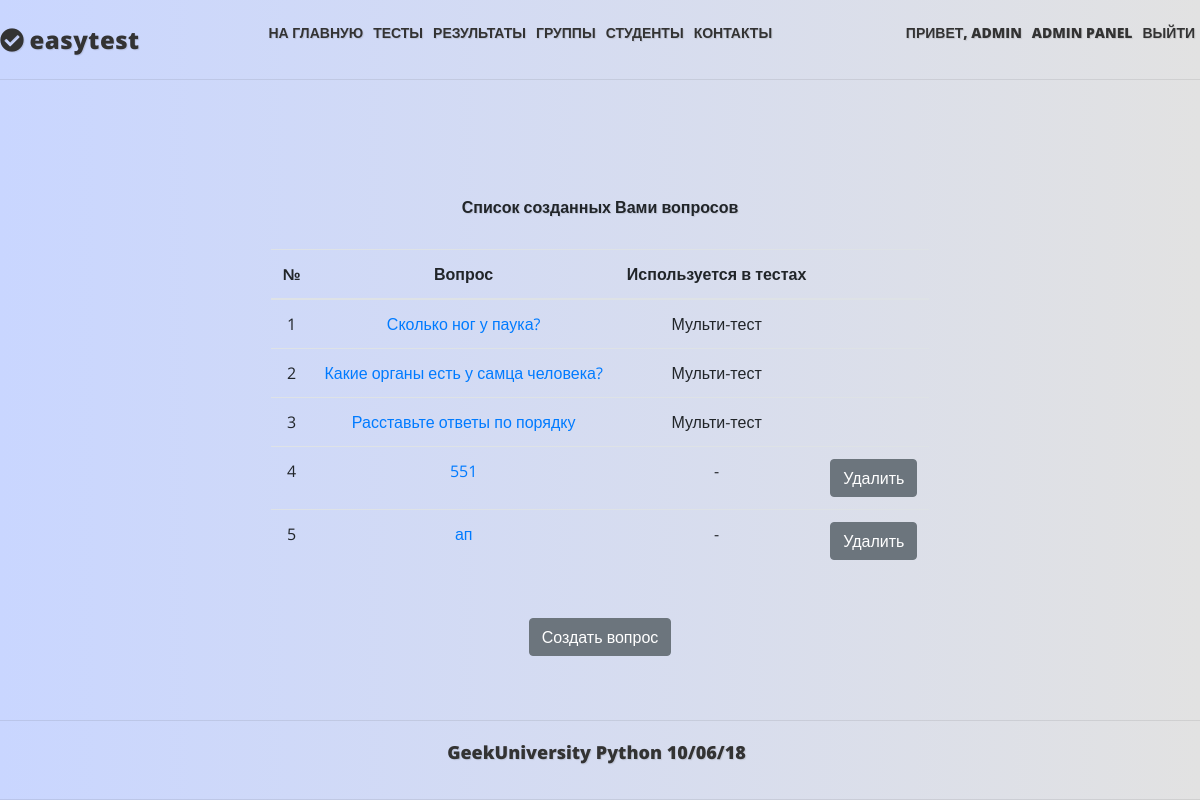
Before: /question/staff/ (signed in) with the older database file.
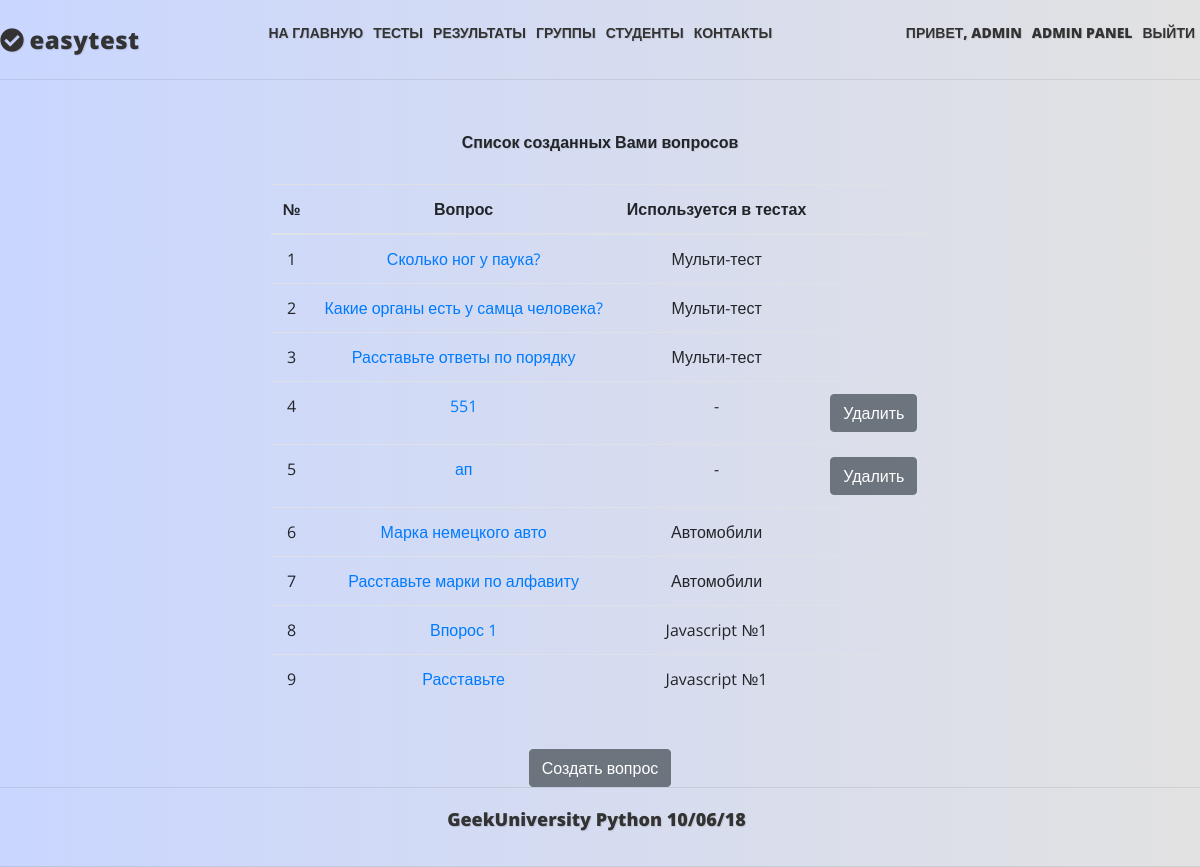
After: the same page with the newer database file.
### mainapp/models.py (models this page shows, shortened)
class Core(models.Model):
    title = models.CharField(_('title'), max_length=250, blank=True)
    description = models.TextField(_('description'), blank=True)
    sort = models.IntegerField(_('sort'), default=0, null=True, blank=True)
    active = models.BooleanField(_('active'), default=True)
    deleted = models.BooleanField(_('deleted'), default=False)
    all_objects = models.Manager()
    objects = CoreManager()
    class Meta:
        abstract = True

class Question(Core):
    class Meta:
        verbose_name = _('Вопрос')
        verbose_name_plural = _('Вопросы')
    owner = models.ForeignKey(User, null=False, blank=True, related_name='questions', on_delete=models.PROTECT)
    objects = QuestionManager()
    QUESTION_TYPE = (
        ('select', 'Выбор правильного(-ых) ответа(-ов)'),
        ('sort', 'Ответы по порядку'),
        )
    q_type = models.CharField(_('question type'), max_length=10, choices=QUESTION_TYPE, default='select')
    def get_related_tests(self):
        return f"{('; ').join([i.title for i in self.tests.all()])}" or "-"

class Test(Core):
    class Meta:
        verbose_name = _('Тест')
        verbose_name_plural = _('Тесты')
    owner = models.ForeignKey(User, null=False, blank=True, related_name='tests', on_delete=models.PROTECT)
    category = models.ForeignKey(TestCategory, null=True, blank=True, on_delete=models.SET_NULL)
    keywords = models.ManyToManyField(Keyword, blank=True, related_name='tests')
    questions = models.ManyToManyField(Question, blank=True, related_name='tests')
    max_questions = models.PositiveIntegerField(_('Count questions'), default=1, blank=True)
    required_correct_answers = models.PositiveIntegerField(_('Required correct answers'), default=0, blank=True)
    time = models.TimeField(_('Max time for test'), default=datetime.time(0, 30), blank=True)
    objects = TestManager()
    TEST_TYPE_CHOICES = (
        ('th', 'teaching'),  # с цифрами (под индексом 0 в кортежах) форма создания теста не проходила, изменил на строку
        ('ex', 'exam'),
        )
    test_type = models.CharField(max_length=2, choices=TEST_TYPE_CHOICES, default='th')
    """ типы тестов - учебный и экзаменационный(на время и оценку) - это реализуем позже.
    Необходимо будет также добавить время на прохождение теста, проценты правильных ответов для разных оценок."""

### mainapp/views.py (the view)
# urls.py: path('question/staff/', mainapp.StaffQuestionList.as_view(), name='questions_staff'),
class StaffQuestionList(StaffPassesTestMixin, ListView):
    model = Question
    template_name = 'mainapp/questions_staff_list.html'
    def get_queryset(self):
        return self.model.objects.get_questions(self.request)

### mainapp/models.py (called while the page is built)
    def get_queryset(self):
        return CoreQuerySet(self.model).filter(active=True, deleted=False)

    def get_questions(self, request):
        return self.filter(owner=request.user)

### mainapp/views.py (called while the page is built)
    def test_func(self):
        return self.request.user.is_staff

### mainapp/templates/mainapp/questions_staff_list.html (shortened to what this page needs)
{% extends "base.html" %}
{% load static i18n %}
{% block content %}
    <div class="center_full">
        {% if object_list %}
            <p class="test_welcome">{% trans 'Список созданных Вами вопросов' %}</p>
            <div class="list_container">
                <table class="table table_result">
                    <thead>
                    <tr>
                        <th>№</th>
                        <th>{% trans 'Вопрос' %}</th>
                        <th>{% trans 'Используется в тестах' %}</th>
                        <th></th>
                    </tr>
                    </thead>
                    <tbody>
                    {% for object in object_list %}
                        <tr>
                            <td>{{ forloop.counter }}</td>
                            <td><a href="{% url 'mainapp:question_edit' object.pk %}">{{ object.description }}</a></td>
                            <td>
                                {{ object.get_related_tests }}
                            </td>
                            <td>
                                {% if object.get_related_tests == '-' %}
                                    <form method="post" action="{% url 'mainapp:question_delete' object.pk %}">
                                        <button class="btn btn-secondary" type="submit">
                                            {% trans 'Удалить' %}
                                        </button>
                                    </form>
                                {% endif %}
                            </td>
                        </tr>
                    {% endfor %}
                    </tbody>
                </table>
            </div>
        {% else %}
            <p class="test_welcome">{{ user.username|upper }}, {% trans 'Вы пока не создали ни одного вопроса '|upper %}</p>
        {% endif %}
            <a href="{% url 'mainapp:question_create' %}" class="btn btn-secondary">{% trans 'Создать вопрос' %}</a>
    </div>
{% endblock content %}

Changed rows visible on the page:
added Question: description "Марка немецкого авто", get_related_tests "Автомобили"
added Question: description "Расставьте марки по алфавиту", get_related_tests "Автомобили"
added Question: description "Впорос 1", get_related_tests "Javascript №1"
added Question: description "Расставьте", get_related_tests "Javascript №1"
